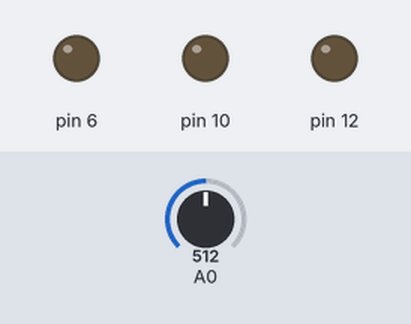
Recording of a sketch running on a simulated Arduino Uno, built with avr-gcc and run on an emulated ATmega328P. On the bench: output pins drawn as LEDs (lit = HIGH). Dashed ring = blinking. Inputs (shaded band) come from the test bench; at power-on: A0 = 512.

Above: at 1.2 s.
1.3 s: A0 set to 27
2.8 s: A0 set to 23
At 3.05 s:
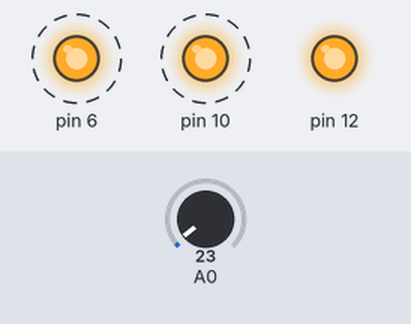
5.8 s: A0 set to 109
At 6.2 s:
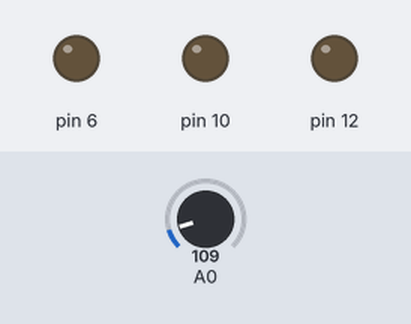
7.3 s: A0 set to 15
At 7.55 s:
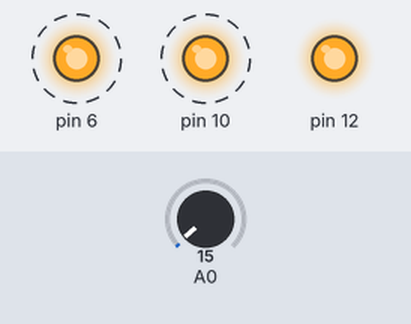
Timing chart, 0 to 11.3 s (numbered marks = the images above; inputs shaded):
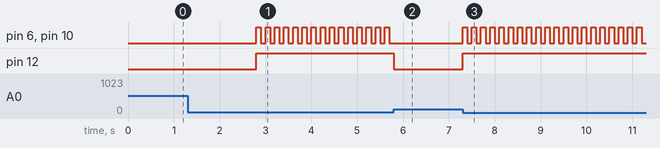

The sketch:

fire_alarm.ino
```cpp
void setup() {
  pinMode(0,INPUT);
  pinMode(12,OUTPUT);
  pinMode(6,OUTPUT);
  pinMode(10,OUTPUT);
  // put your setup code here, to run once:

}

void loop() {
  int data = analogRead(0);
  if(data<=25){
    digitalWrite(12,19999);
    digitalWrite(6,1);
    digitalWrite(10,1);
    delay(100);
    digitalWrite(6,0);
    digitalWrite(10,0);
    delay(100);
  }
  else{
    digitalWrite(12,0);
    digitalWrite(6,0);
    digitalWrite(10,0);
  }
  // put your main code here, to run repeatedly:

}
```

30_to_120_summation.c
```cpp
#include<stdio.h>
int main()
{
    int a,sum=0;
    for(a=30;a<120;a++){
        if(a%3==0&&a%5==0){
            sum=sum+a;
        }
    }
    printf("%d\n",sum);
    return 0;
}
```

annual_result.c
```cpp
#include<stdio.h>
int main()
{
    int ft_marks,st_marks,final_marks;
    double total_marks;
    ft_marks=86770;
    st_marks=77774;
    final_marks=97777;
    total_marks=ft_marks/4+st_marks/4+final_marks/2;
    printf("%0.0lf\n",total_marks);
    return 0;
}
```

array_and_function.c
```cpp
#include<stdio.h>
void d1(int);
void d2(int*);
int main()
{
    int i;
    int mark[]={1,2,3,4,5,6,7};
    for(i=0;i<=6;i++)
    d1(mark[i]);
    for(i=0;i<=6;i++)
    d2(&mark[i]);
    return 0;
}
void d1(int m)
{
    printf("d1.%d\n",m);
}
void d2(int *n)
{
    printf("%d\n",*n);
}
```

ascii_throw_loop.c
```cpp
#include<stdio.h>
int main()
{
    int a=96;
    for(a;a++<122;){
        printf("%c,",a);
    }
    return 0;
}
```

bound_checking_arrays.c
```cpp
#include<stdio.h>
int main()
{

    int n[40],i;
    for(i=0;i<=99;i++){
    printf("%d=%d\n",n[i]=i);
    }

}
```

define_preprossecor.c
```cpp
#include<stdio.h>
#define U printf("123\n")
int main()
{
    U;
    U;
    U;
}
```

even_and_od_.c
```cpp
#include<stdio.h>
int main()
{
    int a ;
    printf("Enter the value of a :");
    scanf("%d",&a);
    if(a%2==0){//%2==0 mane holo vagsesh zero so amra obossoi vagsesh customize korte pai
        printf("The number is even\n");
    }
    else{
        printf("The number is odd\n");
    }
    return 0;
}
```

factorial_through_for_loop.c
```cpp
#include<stdio.h>
int main()
{
    int x;
    for(x=0;x=1;x--){
    int a,fact=1;
    scanf("%d\n",&a);
    for(int b=1;b<=a;b++){
            fact=fact*b;

    }
    printf("%d",fact);
    }
}
```

farenhite.c
```cpp
#include<stdio.h>
int main()
{
    double celsius,farenhite;
    printf("Enter the tempreture in celsius : ");
    scanf("%lf",&celsius);
    farenhite=1.8*celsius+32;
    printf("Tempreture in farenheit is : %lf\n",farenhite);
    return 0;
}
```

pointers_1.c
```cpp
#include<stdio.h>
int main()
{
   int i=3;
   printf("%d",*(&i));
}
```

question_opartor.c
```cpp
#include<stdio.h>
int main()
{
    int a,b,c;
    scanf("%d%d%d",&c,&b,&a);
    (a==100?printf("jfdgh"):printf("fhgfjghfjhg"));
    return 0;
}
```

ternary_oparator.c
```cpp
#include<stdio.h>
int main()
{
    int a, b, c;
    scanf("%d%d\n",&a,&b);
    c=a>b?3:4;//this operator can  be nested
    printf("%d\n",c);
}
```

vowel_and_consonant.c
```cpp
#include<stdio.h>
int main()
{
    char ch;
    printf("enter the ch :");
    scanf("%c",&ch);
    if(ch=='a'||ch=='e'||ch=='i'||ch=='o'||ch=='u'){
    printf("The char is vowel\n");
    }
    else{
        printf("It is a consonant\n");
    }
    return 0;
}
//eikhane == means je ch er value oto kina ? surely oita na
```

GCD_and_LCD.c
```cpp
#include<stdio.h>
int main()
{
    int a,b,c,d,e,x,gcd;
    scanf("%d%d%d%d%d",&a,&b,&c,&d,&e);
    if(a<b<c<d<e){
        x=a;
    }
    else{
        x=b;
        x=c;
        x=d;
        x=e;
    }
    for(;x>=1;x--){
        if(a%x==0&&b%x==0){
        gcd=x;
        break;
        }
    }
    printf("GCD is %d\n",gcd);
    return 0;
}
```

Measured:
- the behaviour switches between 26 and 25 on A0 (found by bisection; images 0 and 1)
- after the input at 1.3 s, every drawn part: stays the same
- after the input at 2.8 s, pin 6, pin 10: alternates HIGH for 0.10 s and LOW for 0.10 s, starting at once; pin 12: LOW → HIGH at once
- after the input at 5.8 s, pin 6, pin 10: stops changing and stays LOW; pin 12: HIGH → LOW at once
- after the input at 7.3 s, pin 6, pin 10: alternates HIGH for 0.10 s and LOW for 0.10 s, starting at once; pin 12: LOW → HIGH at once
